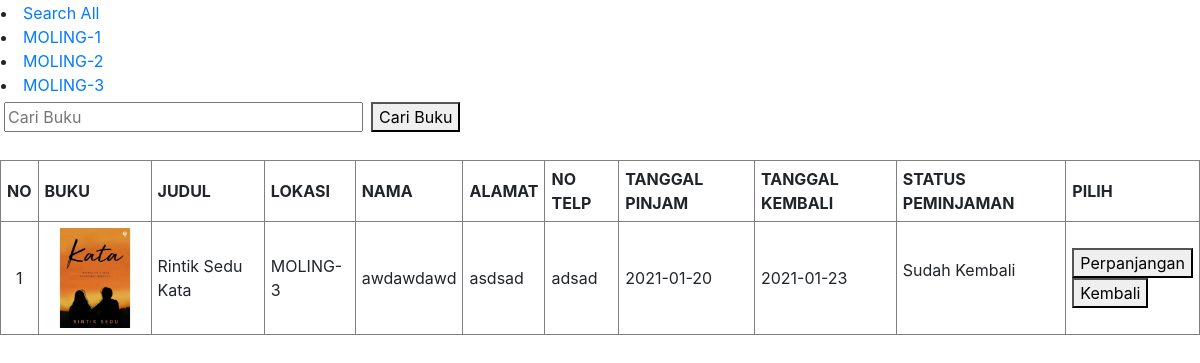
The page /peminjaman.php?moling=MOLING-3 on the database its author committed.
### tables this page shows
CREATE TABLE `peminjaman` (
  `id_pinjam` int(11) NOT NULL,
  `id_buku` int(10) NOT NULL,
  `nama_peminjam` varchar(50) NOT NULL,
  `alamat_peminjam` varchar(100) NOT NULL,
  `notelp_peminjam` varchar(20) NOT NULL,
  `tanggal_pinjam` date NOT NULL,
  `tanggal_kembali` date NOT NULL,
  `status_peminjaman` varchar(50) NOT NULL
);

CREATE TABLE `buku` (
  `id` int(11) NOT NULL,
  `judul` varchar(100) DEFAULT NULL,
  `penulis` varchar(50) DEFAULT NULL,
  `tahun` varchar(10) DEFAULT NULL,
  `penerbit` varchar(80) DEFAULT NULL,
  `lokasi` varchar(100) DEFAULT NULL,
  `status` varchar(20) DEFAULT NULL,
  `cover` varchar(100) DEFAULT NULL
);

### function.php (called while the page is built, shortened)
<?php
$conn = mysqli_connect("localhost", "root", "", "sahabat_literasi");
function query($query)
{
   global $conn;
   $result = mysqli_query($conn, $query);
   $record = [];
   while ($data = mysqli_fetch_assoc($result)) {
      $record[] = $data;
   }
   return $record;
}

### peminjaman.php (the view, shortened to what this page needs)
<?php
require "function.php";
global $conn;
$peminjaman = query("SELECT * FROM peminjaman, buku WHERE peminjaman.id_buku = buku.id;");
$moling_select = query("SELECT * FROM peminjaman, buku group by buku.lokasi asc;");
if (isset($_GET["moling"])) {
   $lokasi = $_GET['moling'];
   $peminjaman_filter = query("SELECT * FROM peminjaman, buku WHERE peminjaman.id_buku = buku.id AND buku.lokasi = '$lokasi' group by buku.lokasi asc");
} else {
   echo mysqli_error($conn);
}
?>
<!DOCTYPE html>
<html lang="en">
<head>
   <link rel="stylesheet" href="css/bootstrap/bootstrap.css">
   <link rel="stylesheet" href="css/bootstrap/bootstrap.min.css">
</head>
<body>
   <form action="" method="post">
      <table border="0 px">
         <tr>
            <td>
               <li><a href="peminjaman.php">Search All</a></li>
               <?php foreach ($moling_select as $data) : ?>
                  <li><a href="peminjaman.php?moling=<?= $data['lokasi']; ?>"><?= $data['lokasi'] ?></a></li>
               <?php endforeach; ?>
            </td>
         </tr>
      </table>
   </form>
   <form action="" method="post">
      <table border="0px" cellspacing="0px" cellpadding="4px">
         <tr>
            <td><input type="text" name="cari" size="30px" autofocus placeholder="Cari Buku" autocomplete="off" id="search"></td>
            <td>
               <button type="submit" name="submitcari" id="submitcari">Cari Buku</button>
            </td>
         </tr>
      </table>
      <br>
   </form>
   <table border="1px" cellpadding="6px">
      <tr>
         <th>NO</th>
         <th>BUKU</th>
         <th>JUDUL</th>
         <th>LOKASI</th>
         <th>NAMA</th>
         <th>ALAMAT</th>
         <th>NO TELP</th>
         <th>TANGGAL PINJAM</th>
         <th>TANGGAL KEMBALI</th>
         <th>STATUS PEMINJAMAN</th>
         <th>PILIH</th>
      </tr>
      <?php if (isset($_GET['moling'])) : ?>
         <?php $i = 1;
         foreach ($peminjaman_filter as $pmj) : ?>
            <tr>
               <td align="center"><?= $i ?></td>
               <td align="center"><img width="auto" height="100px" src="images/<?= $pmj["judul"]; ?>/<?= $pmj["cover"] ?>" alt="<?= $pmj["cover"] ?>"></td>
               <td><?= $pmj["judul"]; ?></td>
               <td><?= $pmj["lokasi"]; ?></td>
               <td><?= $pmj["nama_peminjam"]; ?></td>
               <td><?= $pmj["alamat_peminjam"]; ?></td>
               <td><?= $pmj["notelp_peminjam"]; ?></td>
               <td><?= $pmj["tanggal_pinjam"]; ?></td>
               <td><?= $pmj["tanggal_kembali"]; ?></td>
               <?php
               $tanggal_kembali_timestamp = strtotime($pmj['tanggal_kembali']);
               $tanggal_kembali = date('Y-m-d', $tanggal_kembali_timestamp);
               $curdate = date('Y-m-d', time());
               $hari_kelebihan = date('d', time()) - date('d', $tanggal_kembali_timestamp);
               ?>
               <?php if ($tanggal_kembali < $curdate) : ?>
                  <td>Denda
                     <p>Terlambat: <?= $hari_kelebihan ?> Hari </p>
                     <p>Total Denda: Rp. <?= $hari_kelebihan * 3000 ?></p>
                  </td>
               <?php else : ?>
                  <td><?= $pmj["status_peminjaman"]; ?> <p></p>
                  </td>
               <?php endif; ?>
               <td>
                  <?php if ($tanggal_kembali > $curdate) : ?>
                     <form action="" method="post">
                        <button type="submit" id="update_pengembalian" name="update_pengembalian">Perpanjangan</button>
                     </form>
                  <?php else : ?>
                     <p>Dibayar boz dendae</p>
                  <?php endif; ?>
                  <form action="" method="post">
                     <button type="submit" id="dikembalikan" name="dikembalikan">Kembali</button>
                  </form>
               </td>
            </tr>
         <?php $i++;
         endforeach ?>
      <?php endif ?>
   </table>
</body>
</html>

### rows shown on the page
peminjaman: buku.lokasi "MOLING-1", id_buku.lokasi "MOLING-2", buku.lokasi "MOLING-3"
peminjaman: id_buku.cover (picture), id_buku.judul "Rintik Sedu Kata", id_buku.lokasi "MOLING-3", nama_peminjam "awdawdawd", alamat_peminjam "asdsad", notelp_peminjam "adsad", tanggal_pinjam "2021-01-20", tanggal_kembali "2021-01-23", status_peminjaman "Sudah Kembali"
